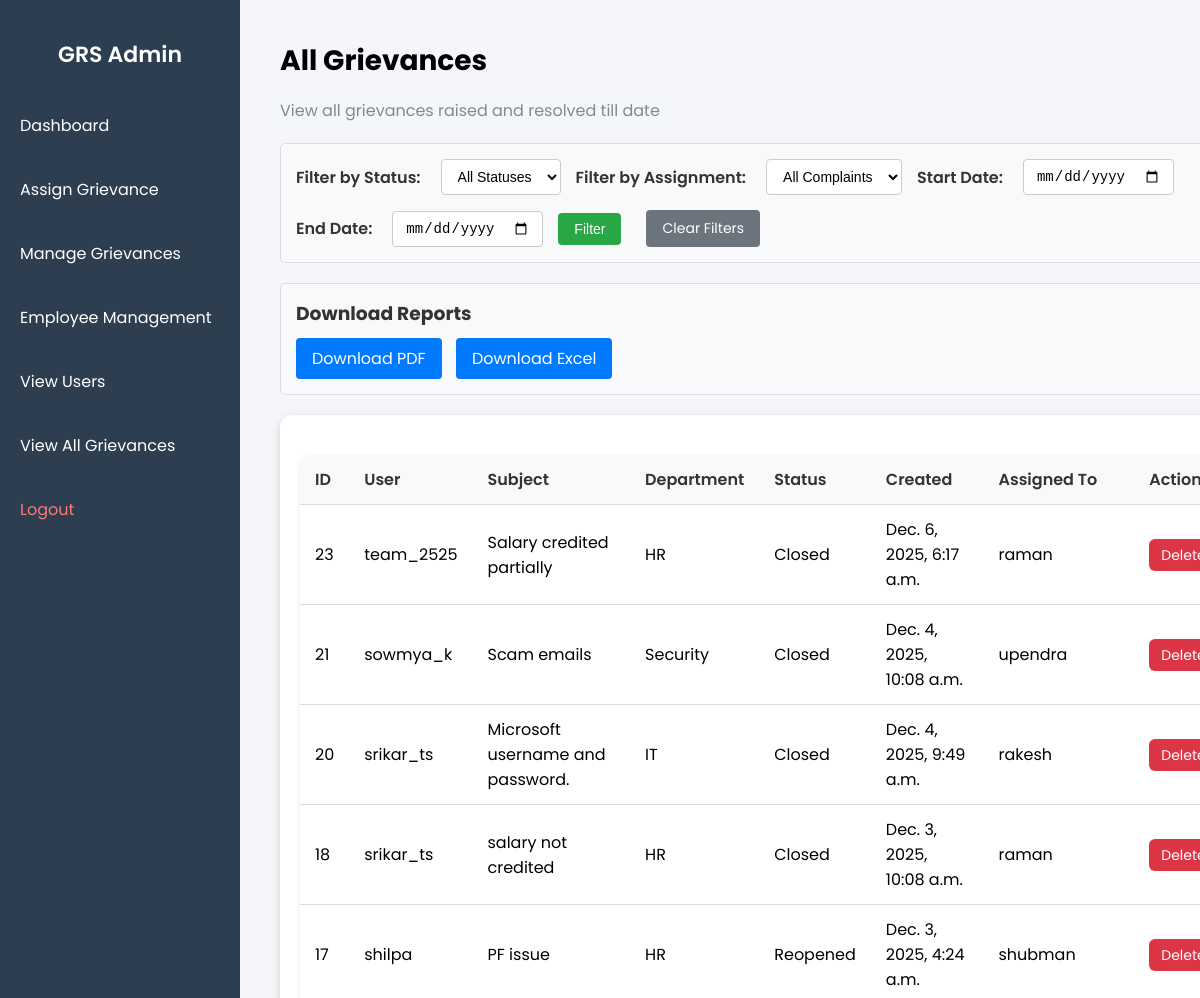
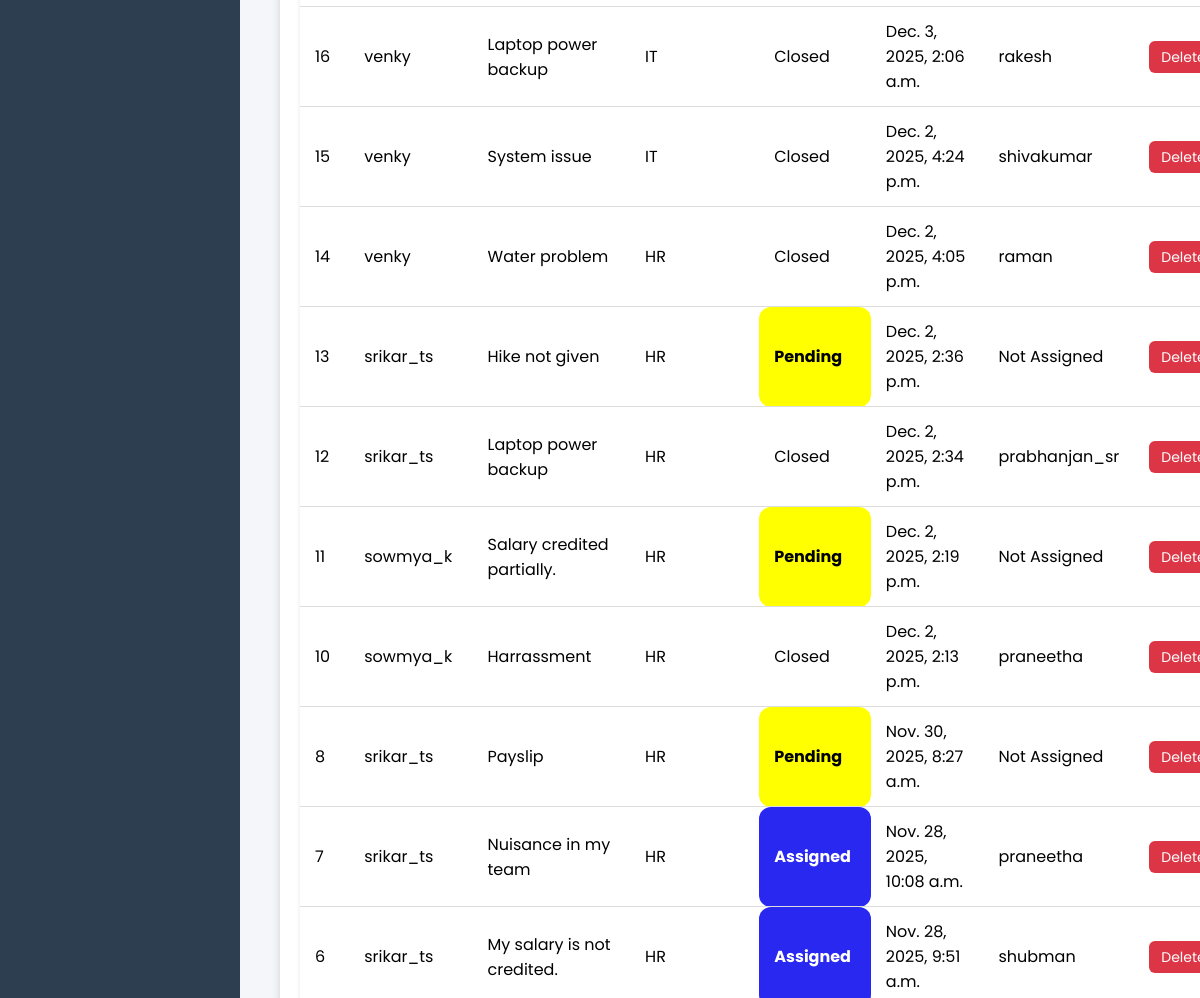
Page /cms/view-all-complaints/ (signed in, upper part) on the earlier database version (2 pictures, top to bottom).
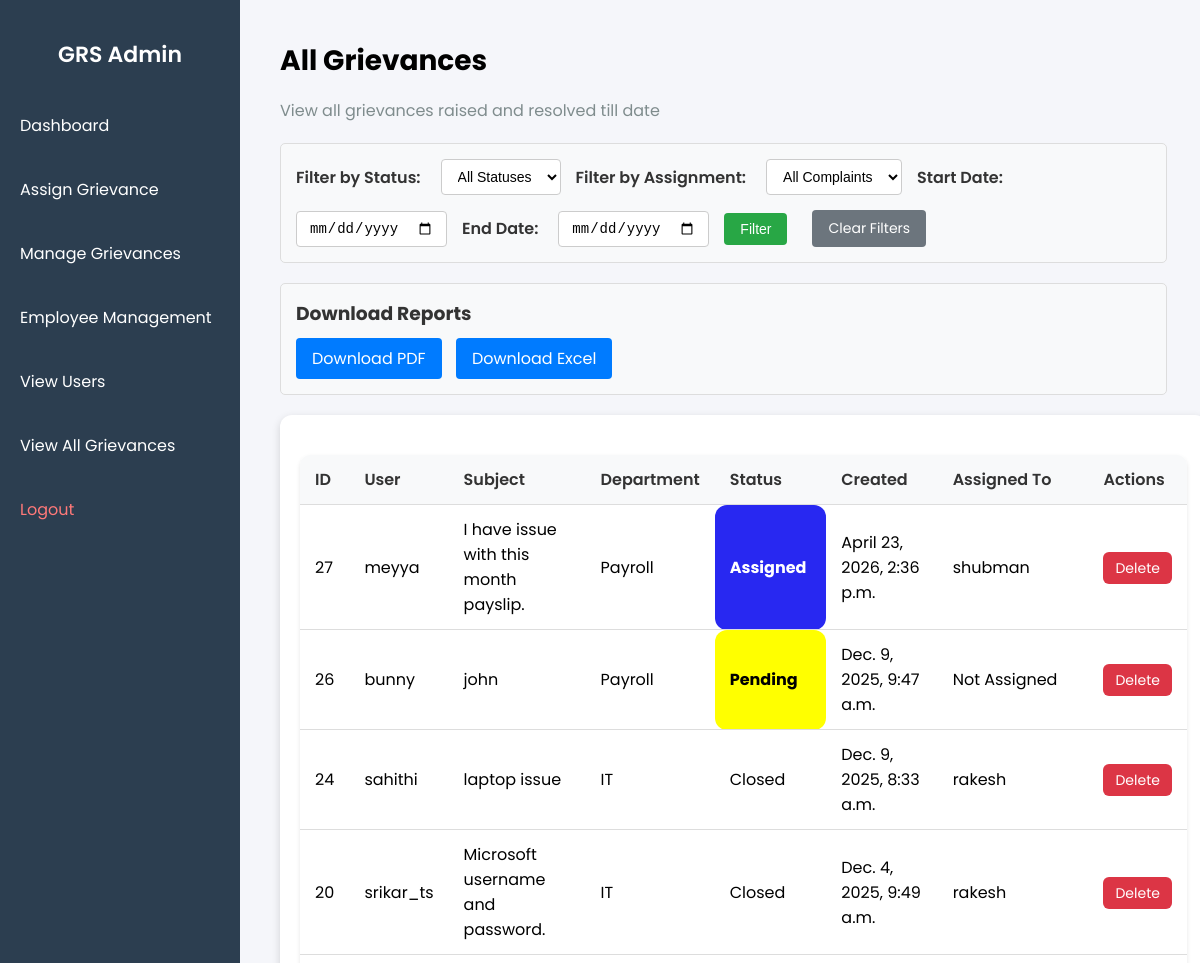
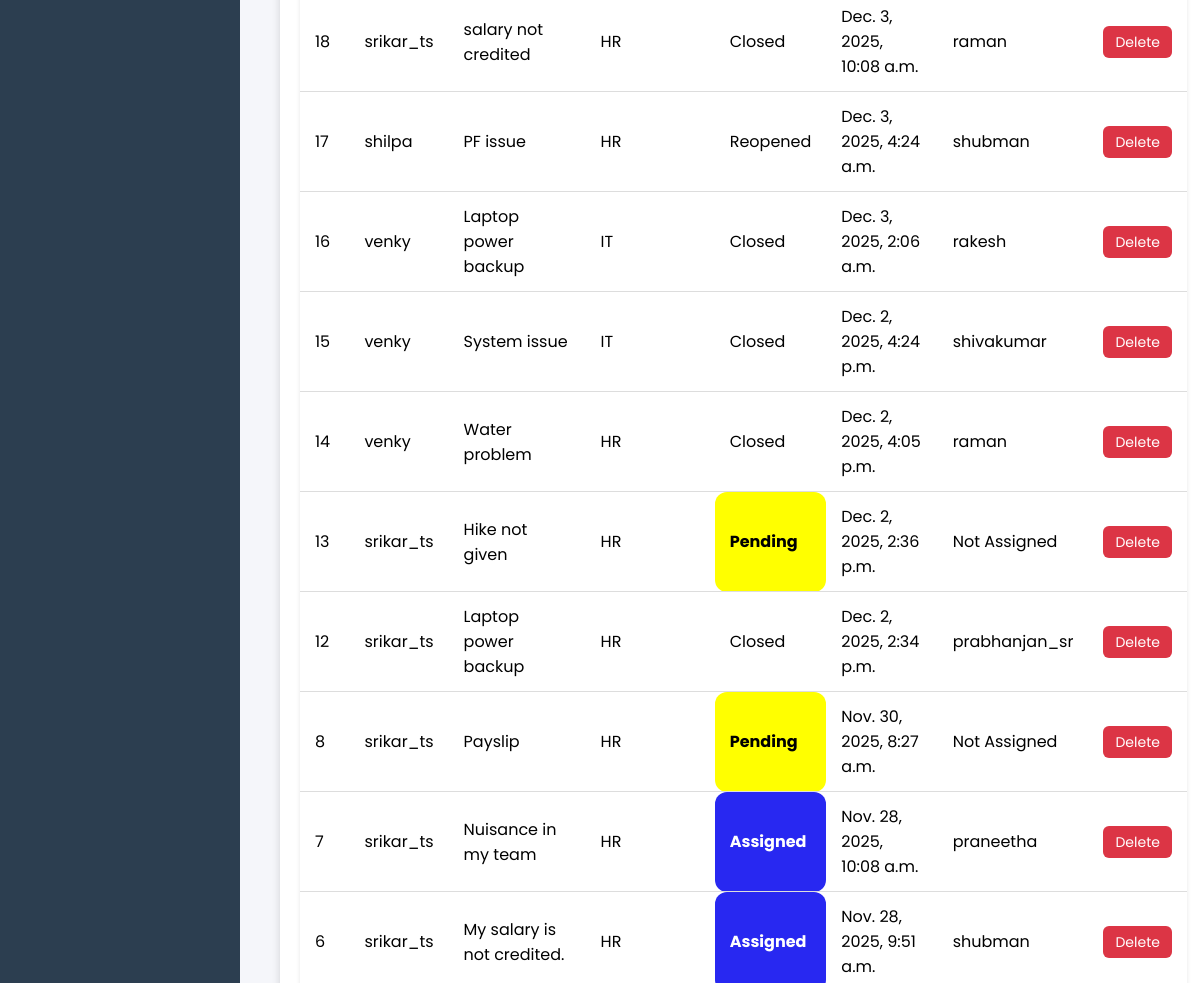
Same page on the later database version (2 pictures, top to bottom).
### cms/models.py (models this page shows, shortened)
class Complaint(models.Model):
    complaint_id = models.AutoField(primary_key=True)
    user = models.ForeignKey(User, on_delete=models.CASCADE, related_name="complaints")  # customer
    category = models.ForeignKey(Category, on_delete=models.CASCADE, null=True, blank=True)
    department = models.CharField(max_length=100, null=True, blank=True)
    assigned_to = models.ForeignKey(
        User,
        on_delete=models.SET_NULL,
        null=True,
        blank=True,
        related_name="assigned_complaints"
    )
    subject = models.CharField(max_length=200)
    details = models.TextField()
    STATUS_CHOICES = [
        ("Pending", "Pending"),
        ("Assigned", "Assigned"),
        ("In Progress", "In Progress"),
        ("Resolved", "Resolved"),
        ("Resolved - Pending Approval", "Resolved - Pending Approval"),
        ("Closed", "Closed"),
        ("Reopened", "Reopened"),
        ("Escalated", "Escalated"),
    ]
    status = models.CharField(max_length=50, choices=STATUS_CHOICES, default="Pending")
    created_at = models.DateTimeField(auto_now_add=True)

### cms/views.py (the view)
# urls.py: path('view-all-complaints/', views.view_all_complaints, name='view_all_complaints'),
@admin_required
def view_all_complaints(request):
    status_filter = request.GET.get('status', '')
    assigned_filter = request.GET.get('assigned', '')
    start_date_str = request.GET.get('start_date', '')
    end_date_str = request.GET.get('end_date', '')
    complaints = Complaint.objects.all().select_related('user', 'assigned_to')
    if status_filter:
        complaints = complaints.filter(status=status_filter)
    if assigned_filter:
        if assigned_filter == 'assigned':
            complaints = complaints.filter(assigned_to__isnull=False)
        elif assigned_filter == 'unassigned':
            complaints = complaints.filter(assigned_to__isnull=True)
    if start_date_str:
        try:
            start_date = datetime.strptime(start_date_str, '%Y-%m-%d').date()
            complaints = complaints.filter(created_at__gte=start_date)
        except ValueError:
            pass  # Invalid date, ignore filter
    if end_date_str:
        try:
            end_date = datetime.strptime(end_date_str, '%Y-%m-%d').date()
            complaints = complaints.filter(created_at__lte=end_date)
        except ValueError:
            pass  # Invalid date, ignore filter
    complaints = complaints.order_by('-created_at')
    return render(request, 'admin/view_all_complaints.html', {
        'complaints': complaints,
        'status_filter': status_filter,
        'assigned_filter': assigned_filter,
        'start_date_filter': start_date_str,
        'end_date_filter': end_date_str
    })

### cms/views.py (called while the page is built)
def admin_required(view_func):
    return user_passes_test(lambda u: u.is_superuser)(view_func)

### cms/templates/admin/view_all_complaints.html (shortened to what this page needs)
{% extends "base.html" %}
{% load static %}
{% block content %}
<div class="header">
    <h1>All Grievances</h1>
    <p>View all grievances raised and resolved till date</p>
</div>
<div class="filter-section">
    <form method="get" class="filter-form">
        <label for="status">Filter by Status:</label>
        <select name="status" id="status">
            <option value="">All Statuses</option>
        </select>
        <label for="assigned">Filter by Assignment:</label>
        <select name="assigned" id="assigned">
            <option value="">All Complaints</option>
        </select>
        <label for="start_date">Start Date:</label>
        <input type="date" name="start_date" id="start_date" value="{{ start_date_filter }}">
        <label for="end_date">End Date:</label>
        <input type="date" name="end_date" id="end_date" value="{{ end_date_filter }}">
        <button type="submit" class="btn-filter">Filter</button>
        <a href="{% url 'cms:view_all_complaints' %}" class="btn-clear">Clear Filters</a>
    </form>
</div>
<div class="download-section">
    <h3>Download Reports</h3>
    <a href="{% url 'cms:admin_report_pdf' %}?status={{ status_filter }}&assigned={{ assigned_filter }}&start_date={{ start_date_filter }}&end_date={{ end_date_filter }}" class="btn-download">Download PDF</a>
    <a href="{% url 'cms:admin_report_excel' %}?status={{ status_filter }}&assigned={{ assigned_filter }}&start_date={{ start_date_filter }}&end_date={{ end_date_filter }}" class="btn-download">Download Excel</a>
</div>
<div class="container-box">
    <table class="complaints-table">
        <thead>
        <tr>
            <th>ID</th>
            <th>User</th>
            <th>Subject</th>
            <th>Department</th>
            <th>Status</th>
            <th>Created</th>
            <th>Assigned To</th>
            <th>Actions</th>
        </tr>
        </thead>
        <tbody>
        {% for c in complaints %}
        <tr>
            <td>{{ c.complaint_id }}</td>
            <td>{{ c.user.username }}</td>
            <td>{{ c.subject }}</td>
            <td>{{ c.department }}</td>
            <td class="status-{{ c.status|lower|slugify }}">{{ c.status }}</td>
            <td>{{ c.created_at }}</td>
            <td>{{ c.assigned_to.username|default:"Not Assigned" }}</td>
            <td>
                <a href="{% url 'cms:delete_complaint' c.pk %}" class="btn-danger" onclick="return confirm('Are you sure you want to delete this complaint?')">Delete</a>
            </td>
        </tr>
        {% empty %}
        <tr><td colspan="8">No Grievances found</td></tr>
        {% endfor %}
        </tbody>
    </table>
</div>
{% endblock %}

Differences in the rows shown:
removed Complaint: complaint_id "23", user.username "team_2525", subject "Salary credited partially", department "HR", status "Closed", created_at "Dec. 6, 2025, 6:17 a.m.", assigned_to.username "raman"
removed Complaint: complaint_id "21", user.username "sowmya_k", subject "Scam emails", department "Security", status "Closed", created_at "Dec. 4, 2025, 10:08 a.m.", assigned_to.username "upendra"
removed Complaint: complaint_id "11", user.username "sowmya_k", subject "Salary credited partially.", department "HR", status "Pending", created_at "Dec. 2, 2025, 2:19 p.m.", assigned_to.username "Not Assigned"
removed Complaint: complaint_id "10", user.username "sowmya_k", subject "Harrassment", department "HR", status "Closed", created_at "Dec. 2, 2025, 2:13 p.m.", assigned_to.username "praneetha"
added Complaint: complaint_id "27", user.username "meyya", subject "I have issue with this month payslip.", department "Payroll", status "Assigned", created_at "April 23, 2026, 2:36 p.m.", assigned_to.username "shubman"
added Complaint: complaint_id "26", user.username "bunny", subject "john", department "Payroll", status "Pending", created_at "Dec. 9, 2025, 9:47 a.m.", assigned_to.username "Not Assigned"
added Complaint: complaint_id "24", user.username "sahithi", subject "laptop issue", department "IT", status "Closed", created_at "Dec. 9, 2025, 8:33 a.m.", assigned_to.username "rakesh"
